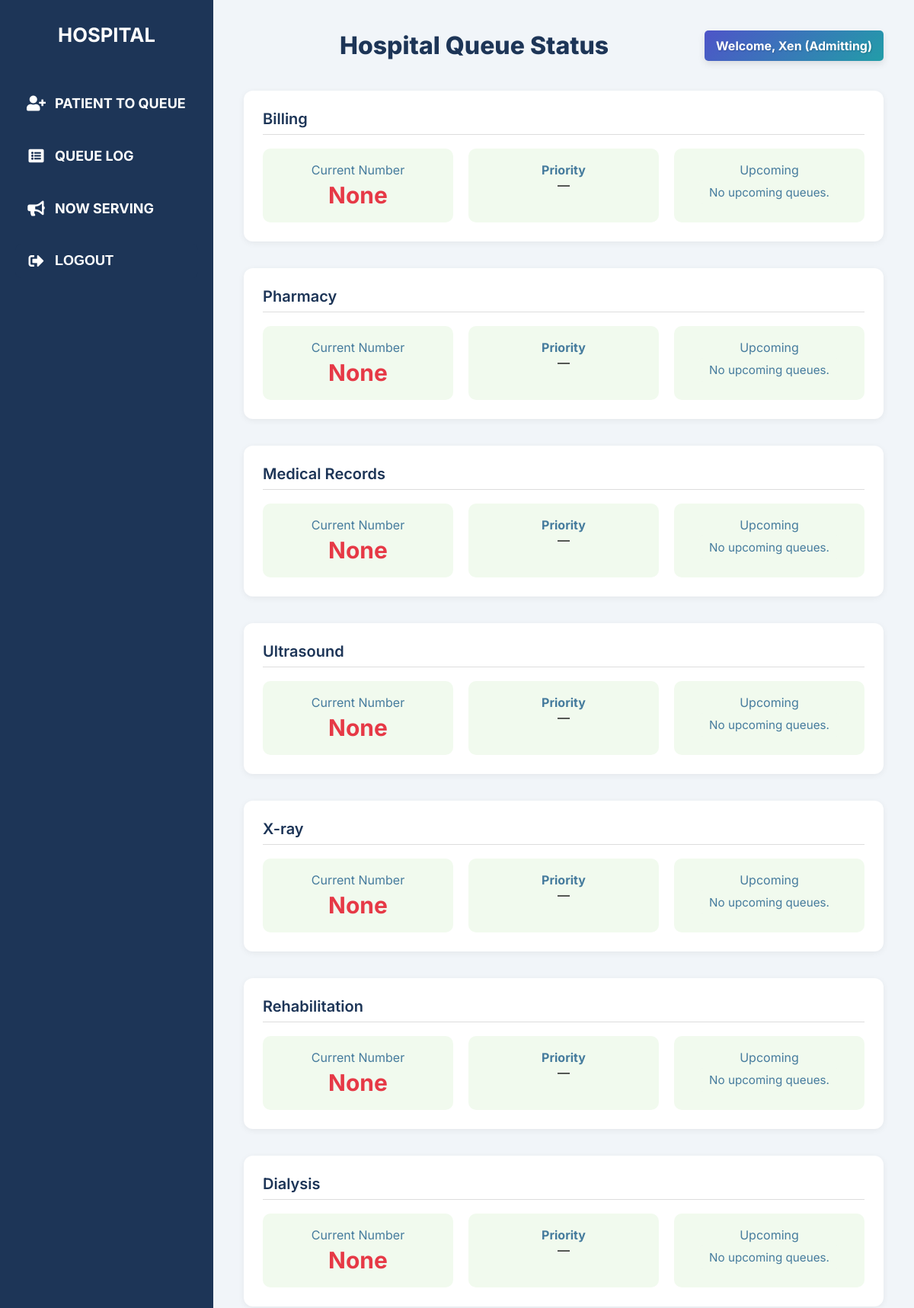
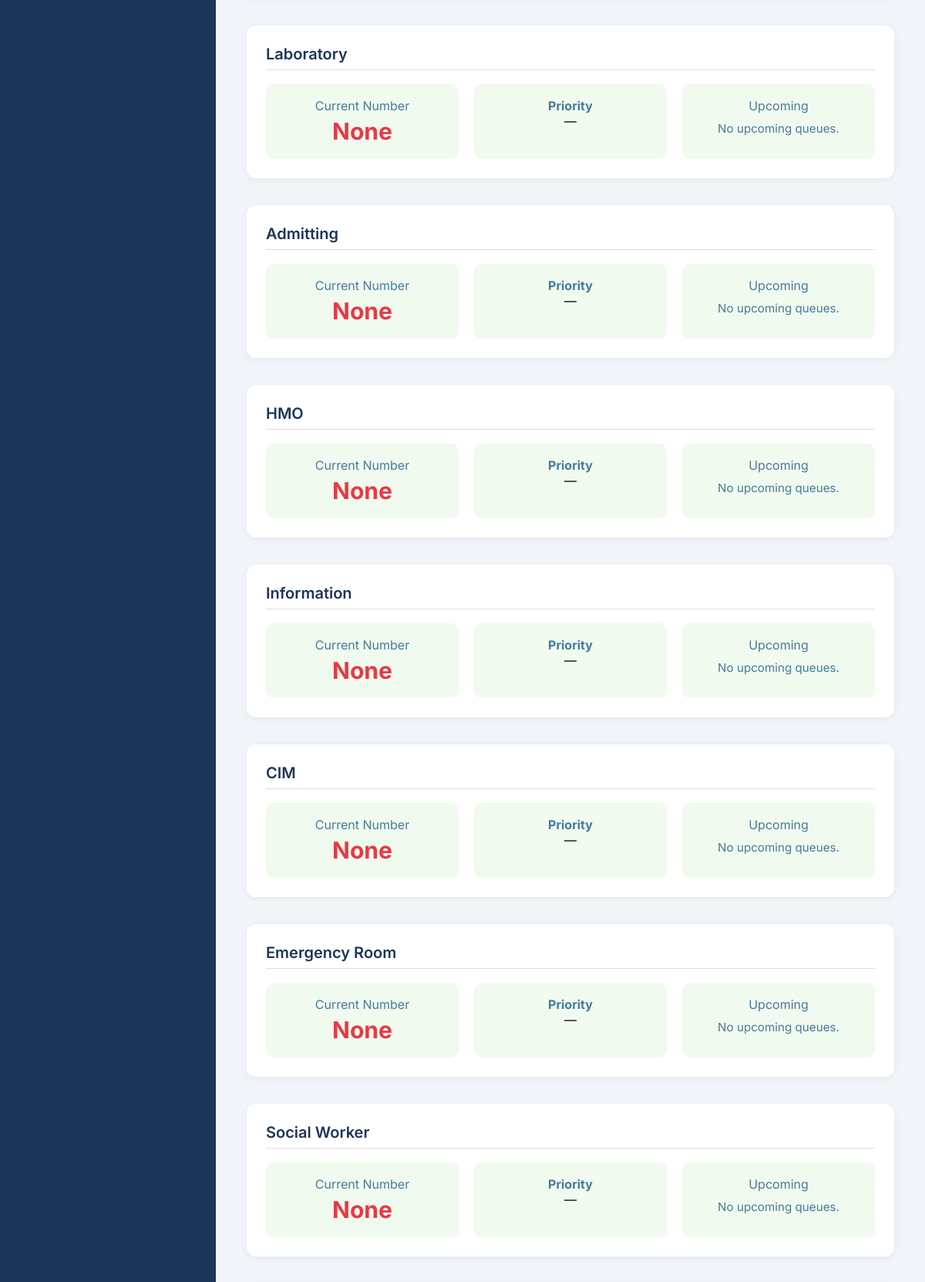
Page /queue_display.php (signed in, upper part) on the committed database (2 pictures, top to bottom).
### tables this page shows
CREATE TABLE `departments` (
  `dept_id` int(11) NOT NULL,
  `name` varchar(255) DEFAULT NULL,
  `description` text DEFAULT NULL,
  `date_created` datetime DEFAULT current_timestamp()
);

### queue_display.php (the view, shortened to what this page needs)
<?php
require('lib/conn.php');
$role = $_SESSION['role'];
$username = $_SESSION['username'];
$departmentsStmt = $conn->prepare("SELECT * FROM departments");
$departmentsStmt->execute();
$departments = $departmentsStmt->fetchAll();
$queues = [];
foreach ($departments as $department) {
    $currentStmt = $conn->prepare("
        SELECT * FROM queues
        WHERE status = 'in-progress' AND department_id = :dept_id
       ORDER BY
            CASE
                WHEN priority = 'Red Flag' THEN 0
                 WHEN priority = 'Emergency' THEN 1
                WHEN priority IN ('PWD', 'Senior Citizen', 'Pregnant') THEN 2
                ELSE 3
            END,
            CAST(SUBSTRING(queue_num,3) AS UNSIGNED) ASC
        LIMIT 1
    ");
    $currentStmt->execute(['dept_id' => $department['dept_id']]);
    $currentQueue = $currentStmt->fetch();
    $upcomingSql = "
        SELECT *
        FROM queues
        WHERE status = 'waiting'
        AND department_id = :dept_id
        ORDER BY
            CASE
                WHEN priority = 'Red Flag' THEN 0
                 WHEN priority = 'Emergency' THEN 1
                WHEN priority IN ('PWD', 'Senior Citizen', 'Pregnant') THEN 2
                ELSE 3
            END,
            created_at ASC
    ";
    $upcomingStmt = $conn->prepare($upcomingSql);
    $upcomingStmt->execute(['dept_id' => $department['dept_id']]);
    $allUpcomingQueues = $upcomingStmt->fetchAll();
    $queues[] = [
        'department' => $department,
        'currentQueue' => $currentQueue,
        'upcomingQueues' => array_slice($allUpcomingQueues, 0, 3),
        'extraQueues' => array_slice($allUpcomingQueues, 3)
    ];
}
?>
<!DOCTYPE html>
<html lang="en">
<head>
  <link rel="stylesheet" href="https://cdnjs.cloudflare.com/ajax/libs/font-awesome/5.15.4/css/all.min.css">
</head>
<body>
<div class="sidebar">
  <h2>HOSPITAL</h2>
    <a href="add_patient_q.php" class="nav-link"><i class="fas fa-user-plus icon"></i><span>PATIENT TO QUEUE</span></a>
  <a href="queue_list.php" class="nav-link"><i class="fas fa-list-alt icon"></i><span>QUEUE LOG</span></a>
  <a href="queue_display_user.php" class="nav-link" target="_blank"><i class="fas fa-bullhorn icon"></i><span>NOW SERVING</span></a>
  <button class="logout-btn" id="logoutBtn"><i class="fas fa-sign-out-alt icon"></i><span>LOGOUT</span></button>
</div>
<div class="main-content">
  <div class="user-dropdown">
    <div class="user-info">
      Welcome, <?php echo htmlspecialchars($username); ?> (<?php echo htmlspecialchars($role); ?>)
    </div>
  <h1>Hospital Queue Status</h1>
  <?php foreach ($queues as $queueData): ?>
    <div class="department-box">
      <div class="department-header">
        <?= htmlspecialchars($queueData['department']['name']); ?>
      </div>
      <div class="queue-info">
        <div class="queue-item">
          <div>Current Number</div>
          <div class="current-queue">
            <?= $queueData['currentQueue']
              ? htmlspecialchars($queueData['currentQueue']['queue_num'])
              : 'None'; ?>
          </div>
        </div>
        <div class="queue-item">
          <div style="font-weight: bold;">Priority</div>
          <div><span style="color: black;">
            <?= $queueData['currentQueue']
              ? ucfirst($queueData['currentQueue']['priority'])
              : '—'; ?>
          </span></div>
        </div>
        <div class="queue-item">
          <div>Upcoming</div>
          <div class="queue-list">
            <?php if (count($queueData['upcomingQueues']) <= 0): ?>
              <span>No upcoming queues.</span>
            <?php else: ?>
              <?php foreach ($queueData['upcomingQueues'] as $q): ?>
                <span><?= htmlspecialchars($q['queue_num']); ?> (<?= ucfirst($q['priority']); ?>)</span>
              <?php endforeach; ?>
            <?php endif; ?>
          </div>
        </div>
      </div>
    </div>
  <?php endforeach; ?>
</div>
</body>
</html>

### queue_display.php (style rules this page uses)
* { box-sizing: border-box; margin: 0; padding: 0; }
:root { --primary-color: #1d3557; --secondary-color: #457b9d; --accent-color:rgb(69, 9, 234); --light-color: #f1faee; --background-color: #f1f5f9; --text-color: #333; --white: #fff; --shadow: 0 4px 10px rgba(0,0,0,0.1); --transition: all 0.3s ease; }
body { font-family: 'Inter', sans-serif; margin: 0; background: #f1f5f9; display: flex; min-height: 100vh; }
.sidebar { width: 280px; background-color: #1d3557; color: white; padding: 30px 20px; display: flex; flex-direction: column; }
.sidebar h2 { font-size: 1.6rem; margin-bottom: 40px; text-align: center; font-weight: bold; }
.nav-link { margin: 12px 0; text-decoration: none; color: white; font-size: 18px; font-weight: bold; display: flex; align-items: center; padding: 12px 15px; border-radius: 8px; transition: background 0.3s ease; }
.nav-link i.icon { margin-right: 12px; font-size: 20px; width: 25px; text-align: center; }
.main-content { flex: 1; padding: 40px; transition: margin-left 0.3s ease; }
h1 { font-weight: 800; color: #1d3557; text-align: center; margin-bottom: 40px; }
.department-box { background: white; border-radius: 12px; box-shadow: 0 2px 8px rgba(0,0,0,0.06); margin-bottom: 35px; padding: 25px; transition: box-shadow 0.3s; }
.department-header { font-size: 1.25em; font-weight: 600; color: #1d3557; margin-bottom: 18px; border-bottom: 1px solid #ddd; padding-bottom: 8px; }
.queue-info { display: flex; justify-content: space-between; flex-wrap: wrap; gap: 20px; }
.queue-item { flex: 1 1 250px; background: #f1faee; padding: 18px; border-radius: 10px; color: #457b9d; text-align: center; }
.current-queue { font-size: 30px; color: #e63946; font-weight: bold; margin-top: 5px; }
.queue-list span { display: inline-block; margin: 4px; padding: 6px 14px; background-color: #f1faee; border-radius: 6px; color: #457b9d; font-size: 0.95rem; }
.user-info { text-align: right; margin-bottom: 20px; padding: 10px 15px; background: linear-gradient(135deg, #4e54c8 0%,rgb(34, 157, 168) 100%); color: var(--white); border-radius: 5px; display: inline-block; float: right; font-weight: bold; box-shadow: var(--shadow); border: none; text-shadow: 1px 1px 2px rgba(0,0,0,0.2); }
.logout-btn { margin: 12px 0; text-decoration: none; color: white; font-size: 18px; font-weight: bold; display: flex; align-items: center; padding: 12px 15px; border-radius: 8px; transition: background 0.3s ease; background-color: #1d3557; border: none; width: 100%; cursor: pointer; text-align: left; }
.logout-btn i.icon { margin-right: 12px; font-size: 20px; width: 25px; text-align: center; }

### rows in the picture
departments: name "Billing"
departments: name "Pharmacy"
departments: name "Medical Records"
departments: name "Ultrasound"
departments: name "X-ray"
departments: name "Rehabilitation"
departments: name "Dialysis"
departments: name "Laboratory"
departments: name "Admitting"
departments: name "HMO"
departments: name "Information"
departments: name "CIM"
departments: name "Emergency Room"
departments: name "Social Worker"

### other values in the picture
$username "Xen"
$role "Admitting"
